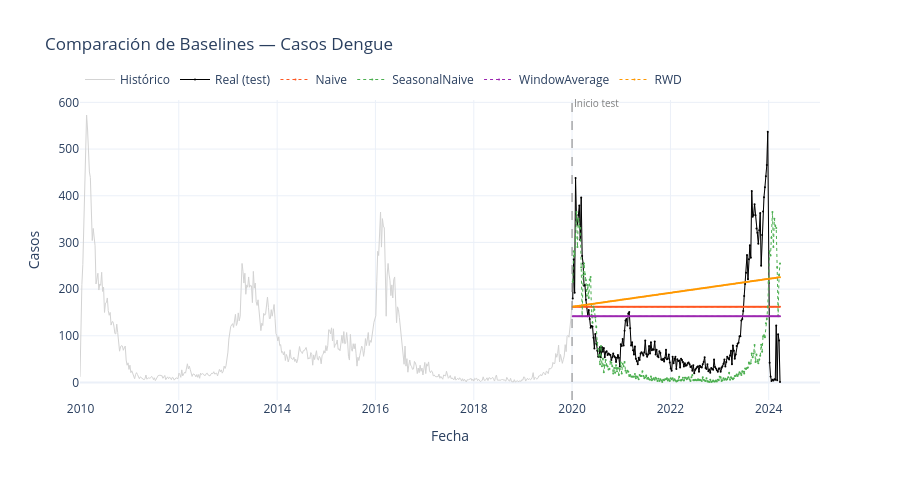

The notebook cell this image was saved under:
### Markdown cell above
---
## PARTE 6: BASELINES DE FASE 1

Los baselines se reproducen con las mismas funciones de fase 1. En fase 2 se usan como referencia cuantitativa para medir mejora porcentual, no como modelos candidatos principales.

### Code cell
def crear_statsforecast_baseline(frecuencia="W-MON", estacionalidad=ESTACIONALIDAD):
    """Crea el objeto StatsForecast con los modelos baseline del taller."""
    return StatsForecast(
        models=[
            Naive(),
            SeasonalNaive(season_length=estacionalidad),
            WindowAverage(window_size=3),
            RandomWalkWithDrift()
        ],
        freq=frecuencia
    )

def entrenar_y_predecir_baselines(train, test, frecuencia="W-MON", estacionalidad=ESTACIONALIDAD):
    """Entrena los baselines y predice el horizonte del test."""
    horizonte = len(test)
    sf = crear_statsforecast_baseline(frecuencia=frecuencia, estacionalidad=estacionalidad)
    sf.fit(train)
    preds = sf.predict(h=horizonte)

    print("Pronósticos generados:")
    print(f"  Modelos: {[c for c in preds.columns if c not in ['unique_id', 'ds']]}")
    print(f"  Horizonte: {horizonte} semanas")
    display(preds.head())
    return sf, preds

def unir_predicciones_con_test(test, preds):
    """Une los valores reales del test con las predicciones."""
    return test.merge(preds, on=["unique_id", "ds"])

def graficar_pronosticos_baseline(serie, test, test_preds, fecha_corte, modelos_col):
    """Grafica histórico, test y pronósticos de cada baseline."""
    colores = ["#FF5722", "#4CAF50", "#9C27B0", "#FF9800"]
    fecha_corte = pd.to_datetime(fecha_corte)

    fig = go.Figure()
    fig.add_trace(go.Scatter(
        x=serie.ds, y=serie.y, mode="lines", name="Histórico",
        line=dict(color="lightgray", width=1)
    ))
    fig.add_trace(go.Scatter(
        x=test.ds, y=test.y, mode="lines+markers", name="Real (test)",
        line=dict(color="black", width=1), marker=dict(size=2)
    ))

    for modelo, color in zip(modelos_col, colores):
        fig.add_trace(go.Scatter(
            x=test_preds.ds, y=test_preds[modelo], mode="lines+markers", name=modelo,
            line=dict(color=color, width=1, dash="dot"), marker=dict(size=2)
        ))

    fig.add_shape(
        type="line", xref="x", yref="paper",
        x0=fecha_corte, x1=fecha_corte, y0=0, y1=1,
        line=dict(dash="dash", color="gray", width=1)
    )
    fig.add_annotation(
        x=fecha_corte, y=1.02, yref="paper",
        text="Inicio test", showarrow=False,
        font=dict(size=10, color="gray"), xanchor="left"
    )
    fig.update_layout(
        title="Comparación de Baselines — Casos Dengue",
        xaxis_title="Fecha", yaxis_title="Casos",
        height=480, template="plotly_white",
        legend=dict(orientation="h", yanchor="bottom", y=1.02)
    )
    fig.show()


def calcular_metricas_pronostico(datos, modelos, conjunto="test"):
    """Calcula MAE, RMSE y MAPE con utilsforecast, igual que en el ecosistema Nixtla."""
    evaluacion = evaluate(
        df=datos,
        metrics=[mae, rmse, mape],
        models=modelos,
        target_col="y",
    )

    columnas_metricas = ["metric"] + [modelo for modelo in modelos if modelo in evaluacion.columns]
    tabla = (
        evaluacion[columnas_metricas]
        .melt(id_vars="metric", var_name="modelo", value_name="valor")
        .pivot_table(index="modelo", columns="metric", values="valor", aggfunc="mean")
        .reset_index()
    )
    tabla.columns.name = None
    tabla["mape"] = tabla["mape"] * 100
    tabla.insert(1, "conjunto", conjunto)
    return tabla.sort_values("rmse").reset_index(drop=True)


def estilo_ranking_metricas(tabla, columnas=None):
    """Resalta tablas largas de metricas: verde = menor error."""
    if columnas is None:
        columnas = [c for c in ["mae", "mape", "rmse", "rmse_cv", "rmse_test", "ratio_rmse_test_cv"] if c in tabla.columns]
    formato = {c: "{:.2f}" for c in tabla.select_dtypes(include="number").columns}
    return (
        tabla.style
        .background_gradient(cmap="RdYlGn_r", subset=columnas)
        .format(formato)
    )

sf_baseline, preds_baseline = entrenar_y_predecir_baselines(
    train=train,
    test=test,
    frecuencia=FRECUENCIA,
    estacionalidad=ESTACIONALIDAD,
)

test_baseline = unir_predicciones_con_test(test, preds_baseline)
modelos_baseline = [c for c in preds_baseline.columns if c not in ["unique_id", "ds"]]

graficar_pronosticos_baseline(df, test, test_baseline, FECHA_CORTE, modelos_baseline)
metricas_baseline = calcular_metricas_pronostico(test_baseline, modelos_baseline)
display(estilo_ranking_metricas(metricas_baseline))

### Figure 1 — Plotly figure (JSON) as saved in the notebook; plotly's stock layout.template omitted (floating-point values rounded to 4 significant figures; data arrays with more than 128 entries replaced by an {"elided": "..."} marker saying what was removed)
{"data": [{"line": {"color": "lightgray", "width": 1}, "mode": "lines", "name": "Histórico", "type": "scatter", "x": {"elided": "744 str values"}, "y": {"elided": "744 float values"}}, {"line": {"color": "black", "width": 1}, "marker": {"size": 2}, "mode": "lines+markers", "name": "Real (test)", "type": "scatter", "x": {"elided": "221 str values"}, "y": {"elided": "221 float values"}}, {"line": {"color": "#FF5722", "dash": "dot", "width": 1}, "marker": {"size": 2}, "mode": "lines+markers", "name": "Naive", "type": "scatter", "x": {"elided": "221 str values"}, "y": {"elided": "221 float values"}}, {"line": {"color": "#4CAF50", "dash": "dot", "width": 1}, "marker": {"size": 2}, "mode": "lines+markers", "name": "SeasonalNaive", "type": "scatter", "x": {"elided": "221 str values"}, "y": {"elided": "221 float values"}}, {"line": {"color": "#9C27B0", "dash": "dot", "width": 1}, "marker": {"size": 2}, "mode": "lines+markers", "name": "WindowAverage", "type": "scatter", "x": {"elided": "221 str values"}, "y": {"elided": "221 float values"}}, {"line": {"color": "#FF9800", "dash": "dot", "width": 1}, "marker": {"size": 2}, "mode": "lines+markers", "name": "RWD", "type": "scatter", "x": {"elided": "221 str values"}, "y": {"elided": "221 float values"}}], "layout": {"annotations": [{"font": {"color": "gray", "size": 10}, "showarrow": false, "text": "Inicio test", "x": "2020-01-01T00:00:00", "xanchor": "left", "y": 1.02, "yref": "paper"}], "height": 480, "legend": {"orientation": "h", "y": 1.02, "yanchor": "bottom"}, "shapes": [{"line": {"color": "gray", "dash": "dash", "width": 1}, "type": "line", "x0": "2020-01-01T00:00:00", "x1": "2020-01-01T00:00:00", "xref": "x", "y0": 0, "y1": 1, "yref": "paper"}], "title": {"text": "Comparación de Baselines — Casos Dengue"}, "xaxis": {"title": {"text": "Fecha"}}, "yaxis": {"title": {"text": "Casos"}}}}
